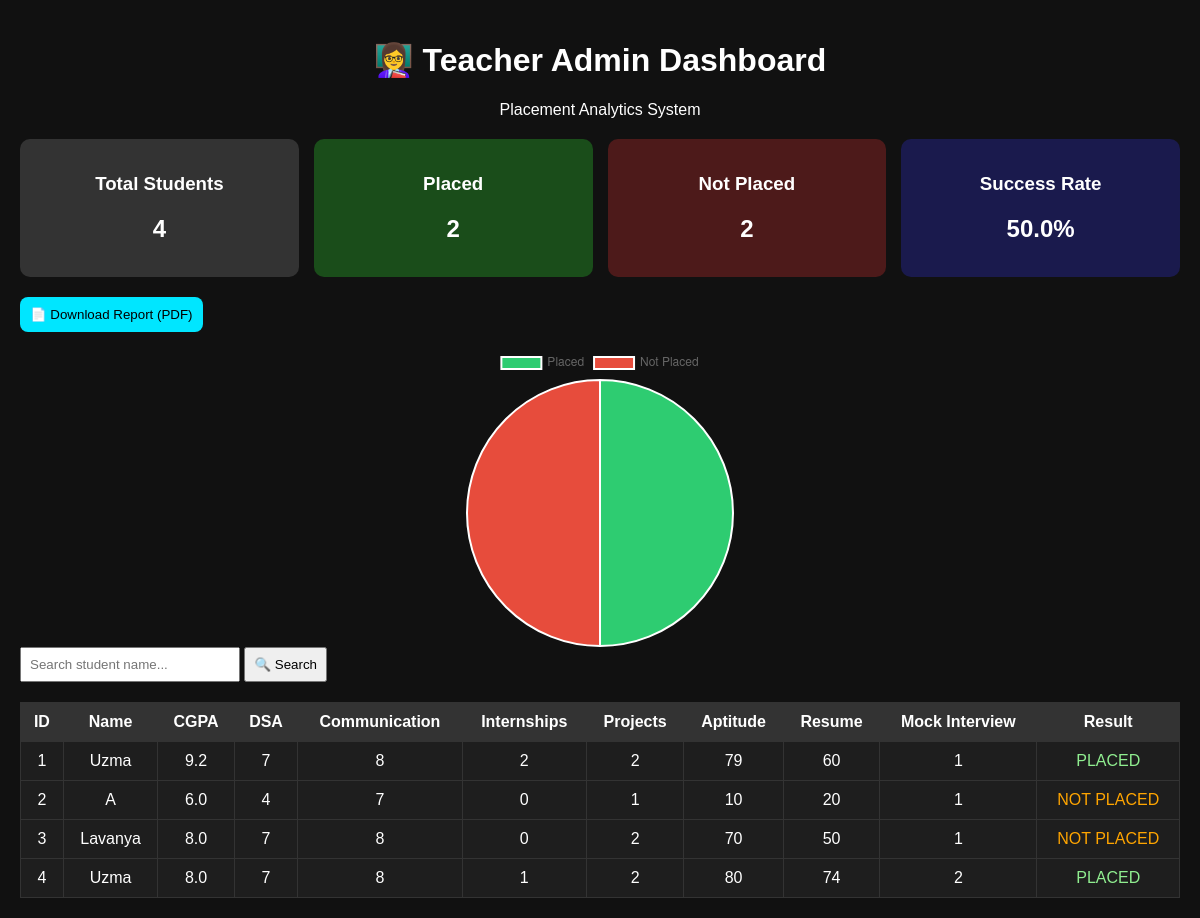
Page /admin (signed in) on the committed database.
### tables this page shows
CREATE TABLE students (
            id INTEGER PRIMARY KEY AUTOINCREMENT,
            student_name TEXT,
            cgpa REAL,
            dsa_skill INTEGER,
            communication INTEGER,
            internships INTEGER,
            projects INTEGER,
            aptitude INTEGER,
            resume_score INTEGER,
            mock_interview INTEGER,
            result TEXT
        );

### app.py (the view)
@app.route("/admin")
def admin_dashboard():
    if "user" not in session:
        return redirect("/login")
    conn = sqlite3.connect(DB_FILE)
    cursor = conn.cursor()
    cursor.execute("SELECT * FROM students")
    rows = cursor.fetchall()
    conn.close()
    students = [
        {
            "id": row[0],
            "student_name": row[1],
            "cgpa": row[2],
            "dsa_skill": row[3],
            "communication": row[4],
            "internships": row[5],
            "projects": row[6],
            "aptitude": row[7],
            "resume_score": row[8],
            "mock_interview": row[9],
            "result": row[10]
        }
        for row in rows
    ]
    total = len(students)
    placed = sum(1 for s in students if s["result"] == "PLACED")
    not_placed = total - placed
    stats = {
        "total": total,
        "placed": placed,
        "not_placed": not_placed,
        "percentage": round((placed / total) * 100, 2) if total > 0 else 0
    }
    return render_template(
        "admin_dashboard.html",
        students=students,
        stats=stats
    )

### templates/admin_dashboard.html (shortened to what this page needs)
<!DOCTYPE html>
<html lang="en">
<head>
</head>
<body>
<h1>👩‍🏫 Teacher Admin Dashboard</h1>
<p>Placement Analytics System</p>
<div class="stats">
    <div class="card dark">
        <h3>Total Students</h3>
        <h2>{{ stats.total }}</h2>
    </div>
    <div class="card green">
        <h3>Placed</h3>
        <h2>{{ stats.placed }}</h2>
    </div>
    <div class="card red">
        <h3>Not Placed</h3>
        <h2>{{ stats.not_placed }}</h2>
    </div>
    <div class="card blue">
        <h3>Success Rate</h3>
        <h2>{{ stats.percentage }}%</h2>
    </div>
</div>
<a href="/download_report">
    <button style="
        padding:10px;
        background:#00e6ff;
        border:none;
        border-radius:8px;
        cursor:pointer;
        margin-bottom:15px;
    ">
        📄 Download Report (PDF)
    </button>
</a>
<div class="chart-box">
    <canvas id="placementChart"></canvas>
</div>
<script>
    var ctx = document.getElementById('placementChart').getContext('2d');
    new Chart(ctx, {
        type: 'pie',
        data: {
            labels: ['Placed', 'Not Placed'],
            datasets: [{
                data: [{{ stats.placed }}, {{ stats.not_placed }}],
                backgroundColor: ['#2ecc71', '#e74c3c']
            }]
        }
    });
</script>
<form method="GET" action="/admin" style="margin-bottom:15px;">
    <input type="text" name="search" placeholder="Search student name..."
           style="padding:8px; width:200px;">
    <button type="submit" style="padding:8px;">
        🔍 Search
    </button>
</form>
<table>
    <thead>
        <tr>
            <th>ID</th>
            <th>Name</th>
            <th>CGPA</th>
            <th>DSA</th>
            <th>Communication</th>
            <th>Internships</th>
            <th>Projects</th>
            <th>Aptitude</th>
            <th>Resume</th>
            <th>Mock Interview</th>
            <th>Result</th>
        </tr>
    </thead>
    <tbody>
        {% for student in students %}
        <tr>
            <td>{{ student.id }}</td>
            <td>{{ student.student_name }}</td>
            <td>{{ student.cgpa }}</td>
            <td>{{ student.dsa_skill }}</td>
            <td>{{ student.communication }}</td>
            <td>{{ student.internships }}</td>
            <td>{{ student.projects }}</td>
            <td>{{ student.aptitude }}</td>
            <td>{{ student.resume_score }}</td>
            <td>{{ student.mock_interview }}</td>
            <td>
                {% if student.result == "PLACED" %}
                    <span style="color:lightgreen;">{{ student.result }}</span>
                {% else %}
                    <span style="color:orange;">{{ student.result }}</span>
                {% endif %}
            </td>
        </tr>
        {% endfor %}
    </tbody>
</table>
</body>
</html>

### templates/admin_dashboard.html (style rules this page uses)
body { font-family: Arial; background: #111; color: white; margin: 0; padding: 20px; }
h1, p { text-align: center; }
.stats { display: flex; gap: 15px; margin: 20px 0; flex-wrap: wrap; }
.card { flex: 1; padding: 15px; border-radius: 10px; text-align: center; background: #222; }
.green { background: #1a4d1a; }
.red { background: #4d1a1a; }
.blue { background: #1a1a4d; }
.dark { background: #333; }
table { width: 100%; border-collapse: collapse; margin-top: 20px; background: #1e1e1e; }
th, td { padding: 10px; border: 1px solid #333; text-align: center; }
th { background: #333; }
.chart-box { width: 300px; margin: auto; }

### rows in the picture
students: id "1", student_name "Uzma", cgpa "9.2", dsa_skill "7", communication "8", internships "2", projects "2", aptitude "79", resume_score "60", mock_interview "1", result "PLACED"
students: id "2", student_name "A", cgpa "6.0", dsa_skill "4", communication "7", internships "0", projects "1", aptitude "10", resume_score "20", mock_interview "1", result "NOT PLACED"
students: id "3", student_name "Lavanya", cgpa "8.0", dsa_skill "7", communication "8", internships "0", projects "2", aptitude "70", resume_score "50", mock_interview "1", result "NOT PLACED"
students: id "4", student_name "Uzma", cgpa "8.0", dsa_skill "7", communication "8", internships "1", projects "2", aptitude "80", resume_score "74", mock_interview "2", result "PLACED"

### other values in the picture
{{ stats.total }} "4"
{{ stats.placed }} "2"
{{ stats.not_placed }} "2"
{{ stats.percentage }} "50.0"
chart data {{ stats.placed }} 2
chart data {{ stats.not_placed }} 2
